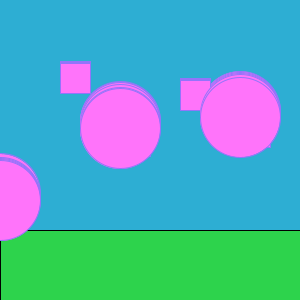
Frame 1 (no input)
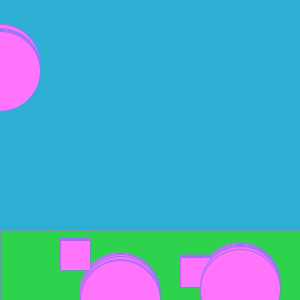
Frame 60 (the mouse pressed at the canvas centre just before this capture)
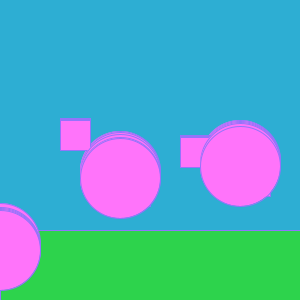
Frame 120 (the mouse held since frame 60 and released just before this capture)

The Processing sketch that drew these frames (run headless with seeded random() and noise(); from frame 60 on, the mouse is pressed at the canvas centre):

// Processing sketch: processing_39786
// ── processing_39786.pde

//Array of Ellipses and Rectangles
int num = 50;
float[] y = new float[num];

void setup() {
  size(300, 300);
  for ( int b = 0; b < y. length; b++) {
    y[b]= random(width);
  }
}
//Background and array for ellipses and rectangles
void draw() {
  background(45,174,211);
  fill(45,211,76);
  rect(0,230,height,width);
  stroke(147, 116, 250);
  fill(116, 250, height);
  smooth();
  //this is for the falling chiclets and gumballs :)
  for (int a = 0; a<y. length; a+=10) {
    for (int b= 0; b<y. length; b+=20) {
      rect((width/ y. length) * a, y[a], 30, 30);
      fill(height, 116, 250);
      ellipse((width/ y. length) * b, y[b], 80, 80);

      y[a] = y[a]+1;
      y[b]= y[b]+1;
      if (y[a] > width) y[a] = 0;
      if (y[b] > width) y[b]=0;
    }
  }
}
